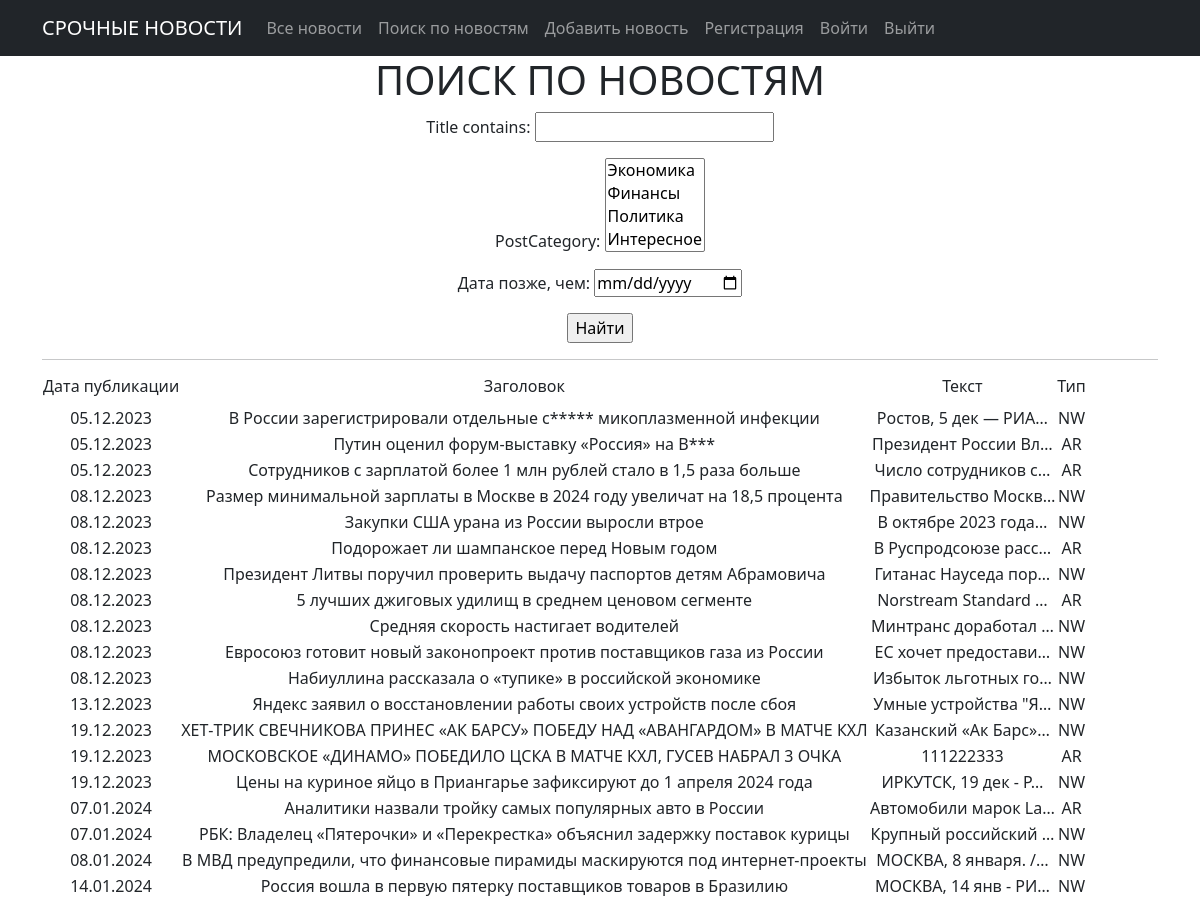
The app's page /search/ with its own data.
### news/models.py (models this page shows, shortened)
class Post(models.Model):
    author = models.ForeignKey(Author, on_delete=models.CASCADE)
    NEWS = 'NW'
    ARTICLE = 'AR'
    CATEGORY_CHOICES = ((NEWS, 'Новость'), (ARTICLE, 'Статья'),)
    categoryType = models.CharField(max_length=2, choices=CATEGORY_CHOICES, default=ARTICLE)
    dateCreation = models.DateTimeField(auto_now_add=True)
    postCategory = models.ManyToManyField('Category', through='PostCategory')
    title = models.CharField(max_length=128)
    text = models.TextField()
    rating = models.SmallIntegerField(default=0)

### news/views.py (the view)
# urls.py: path('search/', Search.as_view(), name='search_page'),
class Search(ListView):
    model = Post
    ordering = 'dateCreation'
    template_name = 'news_search.html'
    context_object_name = 'news'
    def get_queryset(self):
        queryset = super().get_queryset()
        self.filterset = PostFilter(self.request.GET, queryset)
        return self.filterset.qs
    def get_context_data(self, **kwargs):
        context = super().get_context_data(**kwargs)
        context['filterset'] = self.filterset
        return context

### news/models.py (called while the page is built)
    def __str__(self):
        return self.name

### news/templatetags/custom_filters.py (called while the page is built)
@register.filter()
def censor(text):
    if type(text) == str:
        text = text.split()
        for i, word in enumerate(text):
            if word in words:
                text[i] = word[0] + '*' * len(word[1:])
        return ' '.join(text)
    else:
        return "Не текст!"

### templates/news_search.html (shortened to what this page needs)
{% extends 'flatpages/default.html' %}
{% load custom_filters %}
{% block content %}
    <h1>ПОИСК ПО НОВОСТЯМ</h1>
    <form action="" method="get">
        {{ filterset.form.as_p }}
        <input type="submit" value="Найти" />
    </form>
<hr>
    {% if news %}
        <table>
            <tr>
                <td><h6>Дата публикации</h6></td>
                <td><h6>Заголовок</h6></td>
                <td><h6>Текст</h6></td>
                <td><h6>Тип</h6></td>
            </tr>
            {% for n in news %}
            <tr>
                <td>{{ n.dateCreation|date:'d.m.Y' }}</td>
                <td>{{ n.title|censor }}</td>
                <td>{{ n.text|truncatechars:20 }}</td>
                <td>{{ n.categoryType }}</td>
            </tr>
            {% endfor %}
        </table>
    {% else %}
        <h2>Новостей нет!</h2>
    {% endif %}
{% endblock content %}

### records on screen
Post: dateCreation "05.12.2023", title|censor "В России зарегистрировали отдельные с***** микоплазменной инфекции", text "Ростов, 5 дек — РИА…", categoryType "NW"
Post: dateCreation "05.12.2023", title|censor "Путин оценил форум-выставку «Россия» на В***", text "Президент России Вл…", categoryType "AR"
Post: dateCreation "05.12.2023", title|censor "Сотрудников с зарплатой более 1 млн рублей стало в 1,5 раза больше", text "Число сотрудников с…", categoryType "AR"
Post: dateCreation "08.12.2023", title|censor "Размер минимальной зарплаты в Москве в 2024 году увеличат на 18,5 процента", text "Правительство Москв…", categoryType "NW"
Post: dateCreation "08.12.2023", title|censor "Закупки США урана из России выросли втрое", text "В октябре 2023 года…", categoryType "NW"
Post: dateCreation "08.12.2023", title|censor "Подорожает ли шампанское перед Новым годом", text "В Руспродсоюзе расс…", categoryType "AR"
Post: dateCreation "08.12.2023", title|censor "Президент Литвы поручил проверить выдачу паспортов детям Абрамовича", text "Гитанас Науседа пор…", categoryType "NW"
Post: dateCreation "08.12.2023", title|censor "5 лучших джиговых удилищ в среднем ценовом сегменте", text "Norstream Standard …", categoryType "AR"
Post: dateCreation "08.12.2023", title|censor "Средняя скорость настигает водителей", text "Минтранс доработал …", categoryType "NW"
Post: dateCreation "08.12.2023", title|censor "Евросоюз готовит новый законопроект против поставщиков газа из России", text "ЕС хочет предостави…", categoryType "NW"
Post: dateCreation "08.12.2023", title|censor "Набиуллина рассказала о «тупике» в российской экономике", text "Избыток льготных го…", categoryType "NW"
Post: dateCreation "13.12.2023", title|censor "Яндекс заявил о восстановлении работы своих устройств после сбоя", text "Умные устройства \"Я…", categoryType "NW"
Post: dateCreation "19.12.2023", title|censor "ХЕТ‑ТРИК СВЕЧНИКОВА ПРИНЕС «АК БАРСУ» ПОБЕДУ НАД «АВАНГАРДОМ» В МАТЧЕ КХЛ", text "Казанский «Ак Барс»…", categoryType "NW"
Post: dateCreation "19.12.2023", title|censor "МОСКОВСКОЕ «ДИНАМО» ПОБЕДИЛО ЦСКА В МАТЧЕ КХЛ, ГУСЕВ НАБРАЛ 3 ОЧКА", text "111222333", categoryType "AR"
Post: dateCreation "19.12.2023", title|censor "Цены на куриное яйцо в Приангарье зафиксируют до 1 апреля 2024 года", text "ИРКУТСК, 19 дек - Р…", categoryType "NW"
Post: dateCreation "07.01.2024", title|censor "Аналитики назвали тройку самых популярных авто в России", text "Автомобили марок La…", categoryType "AR"
Post: dateCreation "07.01.2024", title|censor "РБК: Владелец «Пятерочки» и «Перекрестка» объяснил задержку поставок курицы", text "Крупный российский …", categoryType "NW"
Post: dateCreation "08.01.2024", title|censor "В МВД предупредили, что финансовые пирамиды маскируются под интернет-проекты", text "МОСКВА, 8 января. /…", categoryType "NW"
Post: dateCreation "14.01.2024", title|censor "Россия вошла в первую пятерку поставщиков товаров в Бразилию", text "МОСКВА, 14 янв - РИ…", categoryType "NW"
